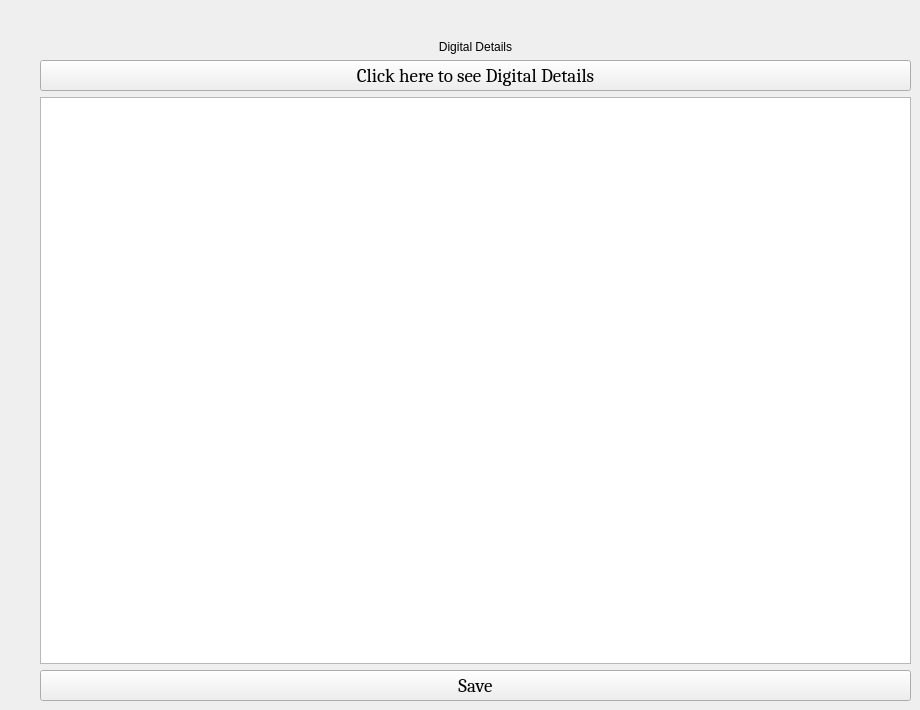
        <widget class="QWidget" name="page_11">
         <widget class="QWidget" name="layoutWidget">
          <property name="geometry">
           <rect>
            <x>40</x>
            <y>40</y>
            <width>871</width>
            <height>661</height>
           </rect>
          </property>
          <layout class="QVBoxLayout" name="verticalLayout_20">
           <item>
            <layout class="QVBoxLayout" name="verticalLayout_11">
             <item>
              <widget class="QLabel" name="label_22">
               <property name="text">
                <string>Digital Details</string>
               </property>
               <property name="alignment">
                <set>Qt::AlignCenter</set>
               </property>
              </widget>
             </item>
             <item>
              <widget class="QPushButton" name="pushButton_8">
               <property name="font">
                <font>
                 <family>Cambria</family>
                 <pointsize>14</pointsize>
                </font>
               </property>
               <property name="text">
                <string>Click here to see Digital Details</string>
               </property>
              </widget>
             </item>
             <item>
              <widget class="QTextEdit" name="textEdit_10">
               <property name="font">
                <font>
                 <family>Cambria</family>
                 <pointsize>14</pointsize>
                </font>
               </property>
               <property name="styleSheet">
                <string notr="true">*{
	background-image:url(:/image/3.jpg);
	background-repeat: no-repeat;
	background-attachment: fixed;
	background-position: center;
}</string>
               </property>
              </widget>
             </item>
            </layout>
           </item>
           <item>
            <widget class="QPushButton" name="pushButton_14">
             <property name="font">
              <font>
               <family>Cambria</family>
               <pointsize>14</pointsize>
              </font>
             </property>
             <property name="text">
              <string>Save</string>
             </property>
            </widget>
           </item>
          </layout>
         </widget>
        </widget>
